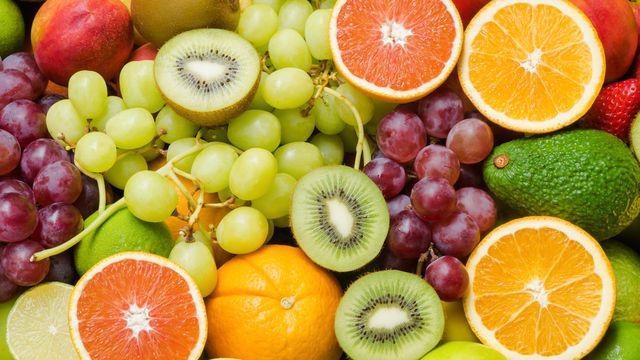
%> input picture Tugas Modul 1/buah.jpg, 640 x 360 px
$ octave soal3.m   (GNU Octave 9; MATLAB toolbox functions it lacks are replaced by stand-ins)
%> lines starting %> are read from the running program, lines starting %| are printed output that depends on the picture; in (x1, y1, x2, y2) boxes, pixels count from 0 and x2, y2 are one past the last pixel; in counts of white or black regions, pixels touching at a corner belong together; the program's own positions count from 1
clc;clear;close all;
% membaca gambar
citra_1 = imread('buah.jpg');
%> citra_1 is the input picture: size 360x640x3 uint8; mean R, G, B 181, 141.3, 64.8
citra_2 = imread('buah2.jpg');
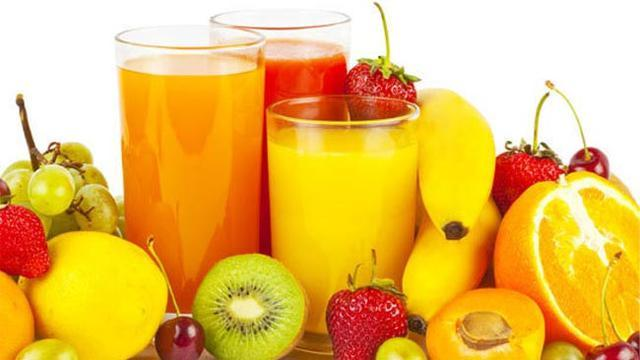
%> input picture Tugas Modul 1/buah2.jpg, 640 x 360 px
%> citra_2 is the input picture: size 360x640x3 uint8; mean R, G, B 234.3, 185.9, 88.6

%mengubah menjadi gray
citra_gray_1 = rgb2gray(citra_1);
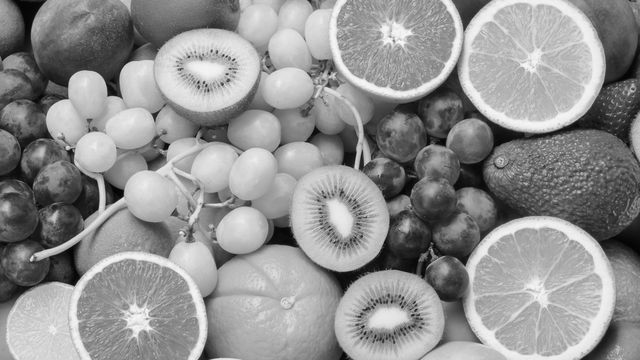
%> citra_gray_1: size 360x640 uint8; min 0, max 252, mean 144.4
citra_gray_2 = rgb2gray(citra_2);
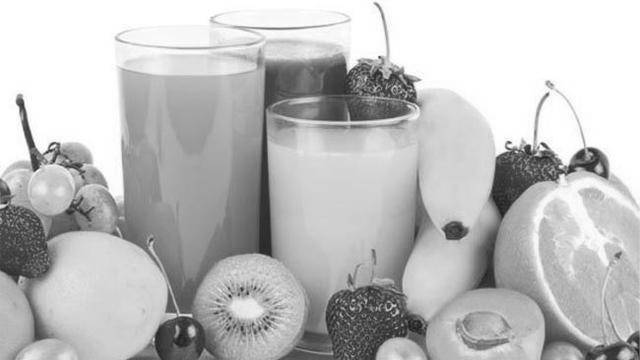
%> citra_gray_2: size 360x640 uint8; min 28, max 255, mean 189.3

% mengubah menjadi biner
citra_biner_1 = imbinarize(citra_gray_1);
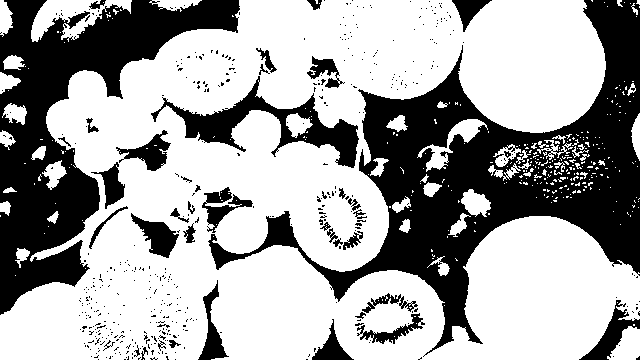
%> citra_biner_1: size 360x640 logical; 64.5% white; 480 black regions (439 under 20 px), largest, box (x1, y1, x2, y2) and area: (208, 0, 640, 357) 40971, (0, 0, 240, 315) 25650, (151, 76, 359, 168) 4673
citra_biner_2 = imbinarize(citra_gray_2);
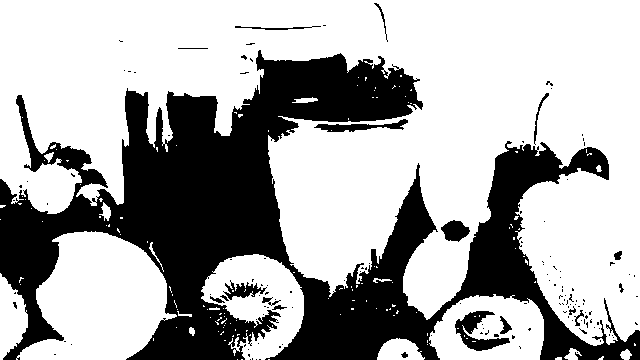
%> citra_biner_2: size 360x640 logical; 66.9% white; 140 black regions (121 under 20 px), largest, box (x1, y1, x2, y2) and area: (0, 50, 640, 360) 72770, (455, 311, 510, 351) 885, (314, 119, 408, 132) 498

% menggunakan operasi boolean
citra_or = or(citra_biner_1, citra_biner_2);
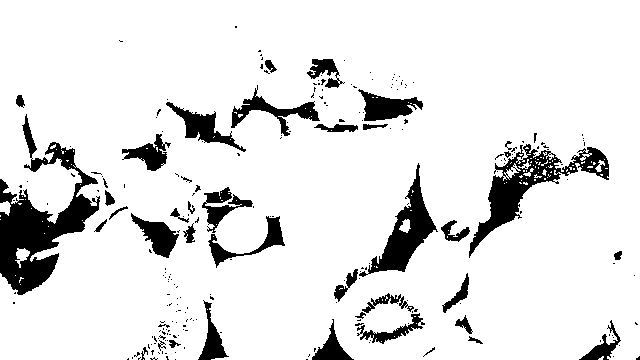
%> citra_or: size 360x640 logical; 89.1% white; 236 black regions (192 under 20 px), largest, box (x1, y1, x2, y2) and area: (0, 114, 100, 295) 6309, (469, 144, 609, 258) 3602, (359, 163, 438, 277) 2500
citra_and = and(citra_biner_1, citra_biner_2);
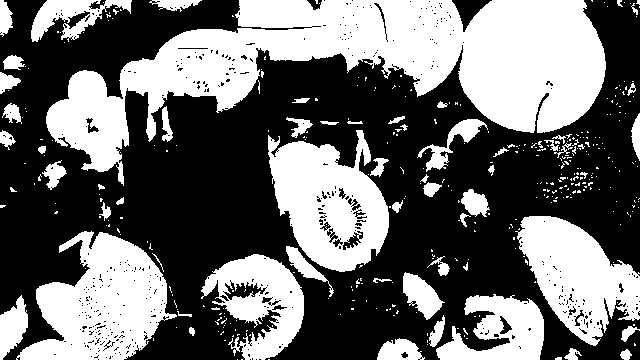
%> citra_and: size 360x640 logical; 42.3% white; 382 white regions (325 under 20 px), largest, box (x1, y1, x2, y2) and area: (46, 0, 606, 186) 42953, (16, 231, 177, 360) 11954, (268, 130, 389, 272) 10520
citra_not_1 = not(citra_biner_1);
citra_not_2 = not(citra_biner_2);


figure,
subplot(3,2,1), imshow(citra_1)
title("Image Asli 1")
subplot(3,2,2), imshow(citra_2)
title("Image Asli 2")
subplot(3,2,3), imshow(citra_or)
title("Image OR")
subplot(3,2,4), imshow(citra_and)
title("Image AND")
subplot(3,2,5), imshow(citra_not_1)
title("Image NOT 1")
subplot(3,2,6), imshow(citra_not_2)
title("Image NOT 2")
